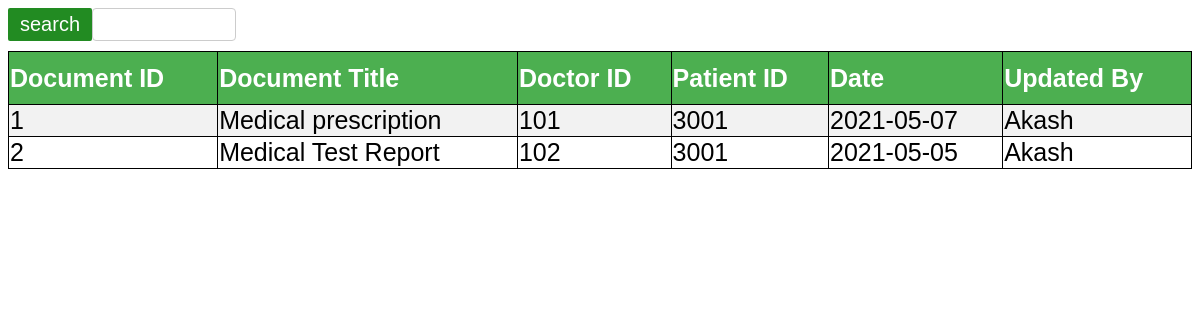
Screenshot of /HMS/display/list-docoment.php with the database file from the repository.
### tables this page shows
CREATE TABLE `document` (
  `document_id` int(6) NOT NULL,
  `document_title` varchar(50) NOT NULL,
  `doctor_id` int(6) DEFAULT NULL,
  `patient_id` int(6) DEFAULT NULL,
  `date` date DEFAULT NULL,
  `updated_by` varchar(50) DEFAULT NULL
);

### HMS/display/list-docoment.php (the view, shortened to what this page needs)
<!DOCTYPE html>
<html>
<head>
</head>
<body>
	<div class="container">
		<form action="search-docoment.php" method="post">
			<input type="text" name="search" >
			<button class="btn">search</button>
        </form>
	<table>
		<tr>
			<th> Document ID</th>
			<th> Document Title</th>
			<th> Doctor ID</th>
			<th> Patient ID</th>
			<th> Date</th>
			<th> Updated By</th>
		</tr>
		<?php
		$conn =mysqli_connect("localhost", "root", "", "hospital");
            $sql = "SELECT document_id,document_title,doctor_id,patient_id,date,updated_by FROM document";
            $result = $conn->query($sql);
            if ($result->num_rows > 0) {
            while($row = $result->fetch_assoc()) {
            echo "<tr><td> " .$row["document_id"]."</td><td>". $row["document_title"]. "</td><td> " . $row["doctor_id"]. " </td><td>" . $row["patient_id"]. "</td><td>" .$row["date"]."</td><td>".$row["updated_by"]."</td></tr>";
                  }
              echo"</table>";
               }
              else {
              echo "0 results";
              }
		?>
</body>
</html>

### HMS/display/list-docoment.php (style rules this page uses)
.btn { background-color: #228B22; color: white; padding: 5px 12px; border: none; border-radius: 2px; cursor: pointer; float:left; font-size:20px; }
input[type=text] { width: 10%; padding: 8px 12px; border: 1px solid #ccc; border-radius: 4px; resize: vertical; margin-bottom:10px; }
.container { padding-bottom:15px; }
table { border-collapse:collapse; color:black; width:100%; font-family:sans-serif; font-size:25px; text-align:left; padding-left:15px; }
table,th,td { border:1px solid black; }
th { background-color:#4CAF50; color:white; height:50px; }
td { height:10px; vertical-align:bottom; }
tr:nth-child(even) { background-color: #f2f2f2 }

### rows the page displays
document: document_id "1", document_title "Medical prescription", doctor "101", patient "3001", date "2021-05-07", updated_by "Akash"
document: document_id "2", document_title "Medical Test Report", doctor "102", patient "3001", date "2021-05-05", updated_by "Akash"
